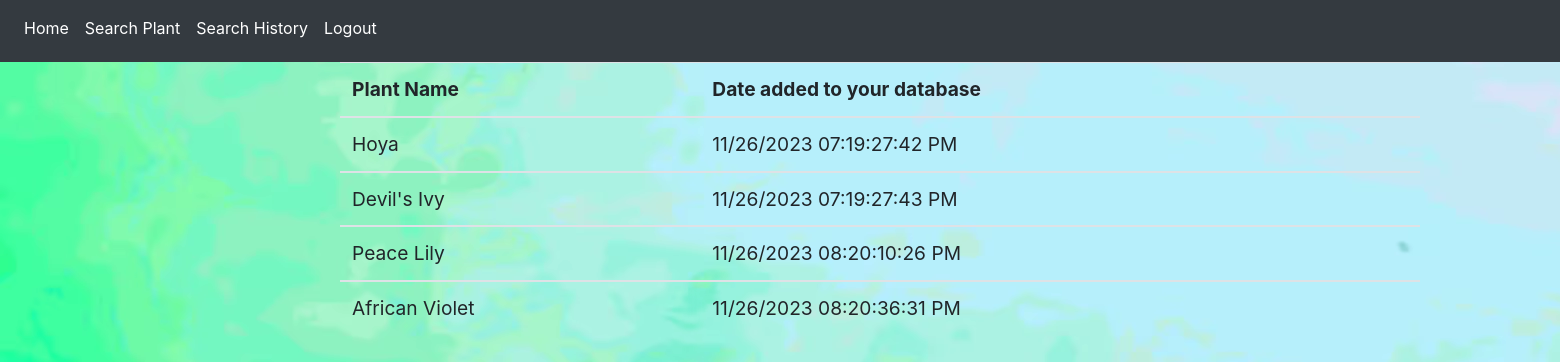
The page /search-history (signed in) on the database as committed earlier.
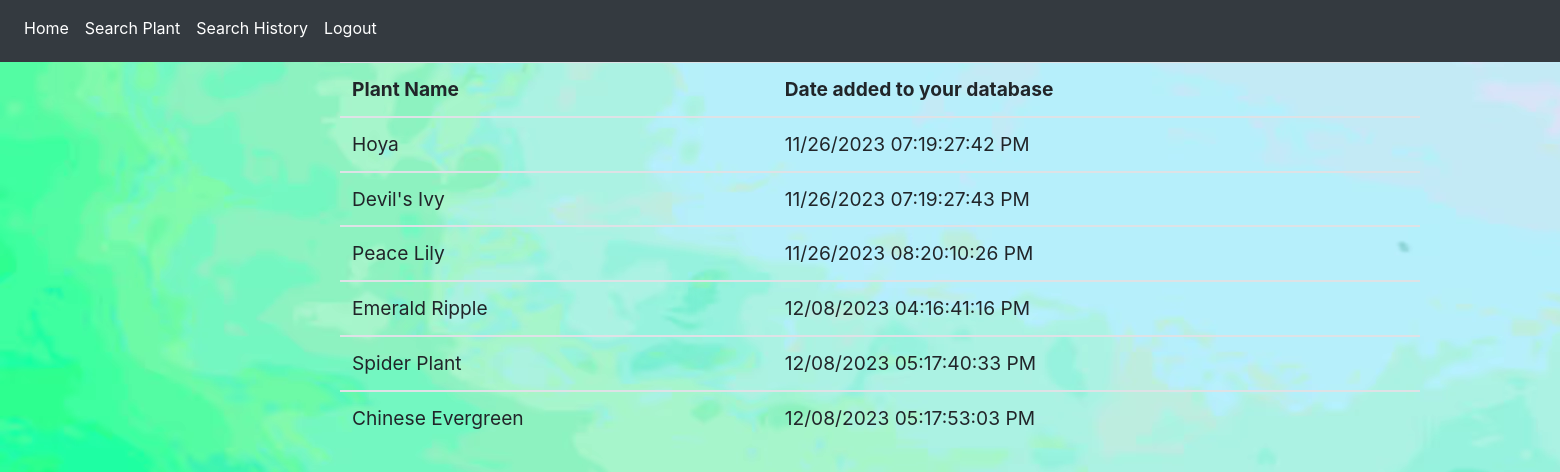
The same page on the database as committed later.
### planter/models.py (models this page shows)
class UserPlants(db.Model):
    __tablename__ = 'user_plants'
    id = db.Column(db.Integer, primary_key=True)
    user = db.Column(db.Integer, db.ForeignKey('user.id'))
    plant = db.Column(db.String(200), db.ForeignKey('plants.name'))
    date_added = db.Column(db.DateTime, default=datetime.now)
    current = db.Column(db.Boolean, default=0)
    temperature = db.Column(db.Float)
    humidity = db.Column(db.Float)
    plant_sun = db.Column(db.String(200), db.ForeignKey('plants.sunlight_requirements'))
    plant_water = db.Column(db.String(200), db.ForeignKey('plants.water'))
    plant_id = db.Column(db.String(200), db.ForeignKey('plants.id'))
    plant_info = db.relationship('Plant', foreign_keys=[plant])

### planter/views.py (the view)
@views.route("/search-history", methods=["GET"])
@login_required
def searched_plants_user_history():
    history = UserPlants.query.filter_by(user=session.get("_user_id")).all()
    return render_template('search-history.html', user=current_user, history=history)

### planter/__init__.py (called while the page is built)
@login_manager.user_loader
def load_user(id):
    return User.query.get(int(id))

### planter/templates/search-history.html
{% extends "base.html" %} {% block title %}Saved Searched Plants{% endblock %} {% block
content %}
<div class="container" style="margin-left: 100px;">
<table class="table" style="font-size: larger;">
  <thead>
    <tr>
      <th scope="col">Plant Name</th>
      <th scope="col">Date added to your database</th>
    </tr>
  </thead>
  {% for item in history %}
  <tbody>
    <td>{{ item.plant }}</td>
    <td>{{ item.date_added.strftime("%m/%d/%Y %I:%H:%M:%S %p") }}</td>
  </tbody>
  {% endfor %}
</table>
</div>
{% endblock %}

### planter/templates/base.html (shortened to what this page needs)
<!DOCTYPE html>
<html>
	<head>
		<link rel="stylesheet" href="https://stackpath.bootstrapcdn.com/bootstrap/4.4.1/css/bootstrap.min.css"
 />
		<link rel="stylesheet" href="https://stackpath.bootstrapcdn.com/font-awesome/4.7.0/css/font-awesome.min.css"
 />
	</head>
	<body>
		<nav class="navbar navbar-expand-lg navbar-dark bg-dark">
			<div class="collapse navbar-collapse" id="navbar">
				<div class="navbar-nav">
					{% if user.is_authenticated %}
					<a class="nav-item nav-link" id="home" href="/" style="color:white">Home</a>
					<a class="nav-item nav-link" id="search-plants" href="/search" style="color:white">Search Plant</a>
					<a class="nav-item nav-link" id="saved-plants" href="/search-history" style="color:white">Search History</a>
					<a class="nav-item nav-link" id="logout" href="/logout" style="color:white">Logout</a>
					<div class="container">
						<div class="text-align font-size">
							<span class = "navbar-brand mb-0" style="color: chartreuse; font-family: Cambria, serif; text-align: right; padding-left: 1320px; font-size:x-large;"> Smart Planter </span>
						</div>
					</div>
					{% endif %}
				</div>
			</div>
		</nav>
		<div class="container">{% block content %} {% endblock %}</div>
	</body>
</html>

### planter/templates/base.html (style rules this page uses)
body { background-image: url('static/green_bg2.avif'); }

Rows that differ between the two databases and show on the page:
removed UserPlants: plant "African Violet", date_added "11/26/2023 08:20:36:31 PM"
added UserPlants: plant "Emerald Ripple", date_added "12/08/2023 04:16:41:16 PM"
added UserPlants: plant "Spider Plant", date_added "12/08/2023 05:17:40:33 PM"
added UserPlants: plant "Chinese Evergreen", date_added "12/08/2023 05:17:53:03 PM"
